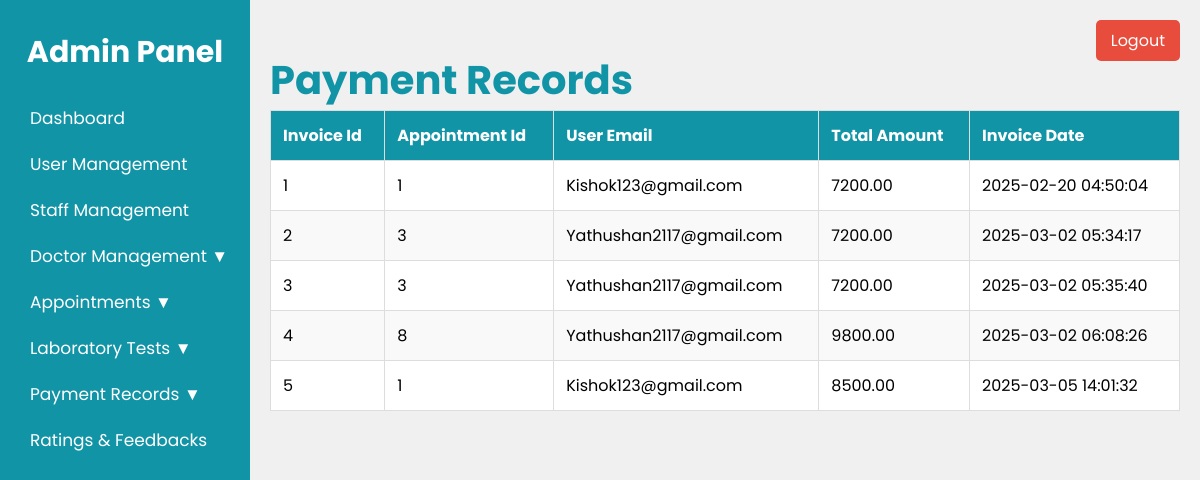
Screenshot of /Admin/consultation_payment.php (signed in) with the database file from the repository.
### tables this page shows
CREATE TABLE IF NOT EXISTS `invoices` (
  `id` int NOT NULL AUTO_INCREMENT,
  `appointment_id` int NOT NULL,
  `users_email` varchar(100) DEFAULT NULL,
  `total_amount` decimal(10,2) DEFAULT NULL,
  `invoice_date` timestamp NULL DEFAULT CURRENT_TIMESTAMP,
  `channeling_fee` decimal(10,2) NOT NULL DEFAULT '0.00',
  `doctor_fee` decimal(10,2) NOT NULL DEFAULT '0.00',
  `service_charges` decimal(10,2) NOT NULL DEFAULT '0.00',
  PRIMARY KEY (`id`)
);

### Admin/consultation_payment.php (the view, shortened to what this page needs)
<?php
include('connect.php');
$invoices = [];
$sql = "SELECT * FROM invoices";
$result = mysqli_query($conn, $sql);
while ($row = mysqli_fetch_assoc($result)) {
    $invoices[] = $row;
}
?>
<!DOCTYPE html>
<html>
<head>
    <link rel="stylesheet" type="text/css" href="consultation_payment.css">
</head>
<body>
    <div class="admin-container">
        <nav class="sidebar">
            <h2>Admin Panel</h2>
            <ul>
                <li><a href="dashboard.php">Dashboard</a></li>
                <li><a href="user_management.php">User Management</a></li>
                <li><a href="staff_management.php">Staff Management</a></li>
                <li>
                    <a href="#">Doctor Management ▼</a>
                </li>
                <li>
                    <a href="#">Appointments ▼</a>
                </li>
                <li>
                    <a href="#">Laboratory Tests ▼</a>
                </li>
                <li>
                    <a href="#">Payment Records ▼</a>
                </li>
                <li><a href="feedback.php">Ratings & Feedbacks</a></li>
            </ul>
        </nav>
        <div class="main-content">
            <h1 class="tittle">Payment Records</h1>
            <table class="payment-table">
                <thead>
                    <tr>
                        <th>Invoice Id</th>
                        <th>Appointment Id</th>
                        <th>User Email</th>
                        <th>Total Amount</th>
                        <th>Invoice Date</th>
                    </tr>
                </thead>
                <tbody>
                    <?php foreach ($invoices as $invoice): ?>
                        <tr>
                            <td><?php echo $invoice['id']; ?></td>
                            <td><?php echo $invoice['appointment_id']; ?></td>
                            <td><?php echo $invoice['users_email']; ?></td>
                            <td><?php echo $invoice['total_amount']; ?></td>
                            <td><?php echo $invoice['invoice_date']; ?></td>
                        </tr>
                    <?php endforeach; ?>
                </tbody>
            </table>
        </div>
    </div>
    <a href="logout.php" class="logout-btn">Logout</a>
</body>
</html>

### Admin/consultation_payment.css (style rules this page uses)
* { margin: 0; padding: 0; font-family: "Poppins", serif; }
body { background-color: #f0f0f0; position: relative; }
.admin-container { display: flex; flex-direction: row; }
.sidebar { width: 250px; background-color: #1294A7; color: white; height: 100vh; padding-top: 20px; display: flex; flex-direction: column; position: fixed; }
.sidebar h2 { color: white; text-align: center; padding-top: 10px; margin-bottom: 20px; font-size: 30px; }
.sidebar ul { list-style-type: none; padding: 0; }
.sidebar ul li { font-size: 17px; padding: 10px 20px; }
.sidebar ul li a { color: white; text-decoration: none; display: block; padding-left:10px; border-radius: 5px; transition:transform 0.3s, background-color 0.3s ease; }
.main-content { flex-grow: 1; margin-top: 30px; padding: 20px; margin-left: 250px; }
.main-content .tittle { color: #1294A7; font-size: 40px; }
.logout-btn { position: fixed; top: 20px; right: 20px; background-color: #e74c3c; text-align: center; color: white; padding: 8px 15px; border: none; border-radius: 5px; text-decoration: none; transition: background-color 0.3s ease; }
.payment-table { width: 100%; border-collapse: collapse; background-color: #fff; margin-bottom: 20px; }
.payment-table th, .payment-table td { padding: 12px; border: 1px solid #ddd; text-align: left; }
.payment-table th { background-color: #1294A7; color: #fff; }
.payment-table tr:nth-child(even) { background-color: #f9f9f9; }

### rows the page displays
invoices: id "1", appointment "1", users_email "Kishok123@gmail.com", total_amount "7200.00", invoice_date "2025-02-20 04:50:04"
invoices: id "2", appointment "3", users_email "Yathushan2117@gmail.com", total_amount "7200.00", invoice_date "2025-03-02 05:34:17"
invoices: id "3", appointment "3", users_email "Yathushan2117@gmail.com", total_amount "7200.00", invoice_date "2025-03-02 05:35:40"
invoices: id "4", appointment "8", users_email "Yathushan2117@gmail.com", total_amount "9800.00", invoice_date "2025-03-02 06:08:26"
invoices: id "5", appointment "1", users_email "Kishok123@gmail.com", total_amount "8500.00", invoice_date "2025-03-05 14:01:32"
